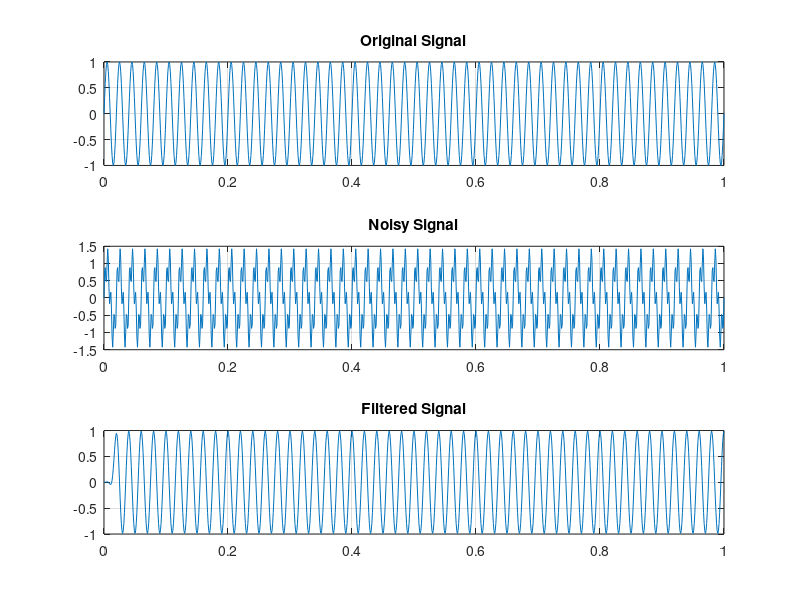

Write MATLAB code to recreate this figure.
%{
Problem 16: Low-Pass Filter Design
    •   Design FIR low-pass filter using fir1
    •   Apply on noisy signal
    •   Show before/after filtering
%}

clc;
clear;
close all;

% Sampling parameters
Fs = 1000;
t = 0:1/Fs:1;

% Original signal
x = sin(2*pi*50*t);

% Add high-frequency noise
noise = 0.5*sin(2*pi*200*t);

x_noisy = x + noise;

% FIR Low-pass filter
order = 30;
cutoff = 100/(Fs/2);

b = fir1(order, cutoff);

% Apply filter
y = filter(b,1,x_noisy);

figure;

subplot(3,1,1)
plot(t,x)
title('Original Signal')
grid on

subplot(3,1,2)
plot(t,x_noisy)
title('Noisy Signal')
grid on

subplot(3,1,3)
plot(t,y)
title('Filtered Signal')
grid on
